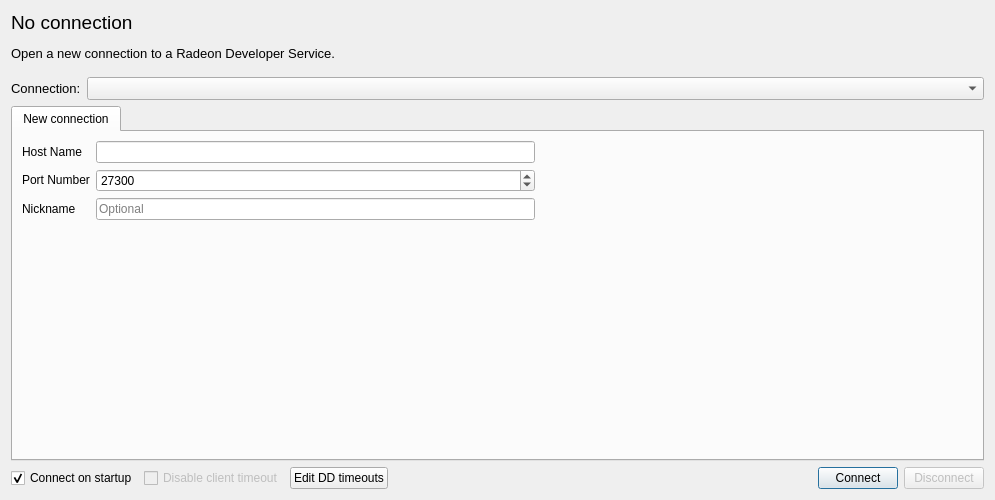
<?xml version="1.0" encoding="UTF-8"?>
<ui version="4.0">
 <class>ConnectionWidget</class>
 <widget class="QWidget" name="ConnectionWidget">
  <property name="geometry">
   <rect>
    <x>0</x>
    <y>0</y>
    <width>995</width>
    <height>500</height>
   </rect>
  </property>
  <property name="minimumSize">
   <size>
    <width>0</width>
    <height>0</height>
   </size>
  </property>
  <property name="windowTitle">
   <string>Choose Connection</string>
  </property>
  <layout class="QVBoxLayout" name="verticalLayout">
   <item>
    <widget class="QLabel" name="textConnectionStatus">
     <property name="sizePolicy">
      <sizepolicy hsizetype="Minimum" vsizetype="Fixed">
       <horstretch>0</horstretch>
       <verstretch>0</verstretch>
      </sizepolicy>
     </property>
     <property name="font">
      <font>
       <pointsize>14</pointsize>
      </font>
     </property>
     <property name="text">
      <string>No connection</string>
     </property>
     <property name="alignment">
      <set>Qt::AlignmentFlag::AlignLeading|Qt::AlignmentFlag::AlignLeft|Qt::AlignmentFlag::AlignVCenter</set>
     </property>
    </widget>
   </item>
   <item>
    <widget class="QWidget" name="statusWidget" native="true">
     <property name="sizePolicy">
      <sizepolicy hsizetype="MinimumExpanding" vsizetype="Fixed">
       <horstretch>0</horstretch>
       <verstretch>0</verstretch>
      </sizepolicy>
     </property>
    </widget>
   </item>
   <item>
    <widget class="QLabel" name="descText">
     <property name="sizePolicy">
      <sizepolicy hsizetype="Minimum" vsizetype="Fixed">
       <horstretch>0</horstretch>
       <verstretch>0</verstretch>
      </sizepolicy>
     </property>
     <property name="font">
      <font>
       <pointsize>10</pointsize>
      </font>
     </property>
     <property name="text">
      <string>Open a new connection to a Radeon Developer Service.</string>
     </property>
    </widget>
   </item>
   <item>
    <spacer name="verticalSpacer">
     <property name="orientation">
      <enum>Qt::Orientation::Vertical</enum>
     </property>
     <property name="sizeType">
      <enum>QSizePolicy::Policy::Fixed</enum>
     </property>
     <property name="sizeHint" stdset="0">
      <size>
       <width>20</width>
       <height>10</height>
      </size>
     </property>
    </spacer>
   </item>
   <item>
    <layout class="QHBoxLayout" name="descLayout">
     <item>
      <widget class="QLabel" name="recentConnectionsLabel">
       <property name="sizePolicy">
        <sizepolicy hsizetype="Minimum" vsizetype="Fixed">
         <horstretch>0</horstretch>
         <verstretch>0</verstretch>
        </sizepolicy>
       </property>
       <property name="font">
        <font>
         <pointsize>10</pointsize>
        </font>
       </property>
       <property name="text">
        <string>Connection:</string>
       </property>
      </widget>
     </item>
     <item>
      <widget class="RdpComboBox" name="historyComboBox">
       <property name="enabled">
        <bool>true</bool>
       </property>
       <property name="sizePolicy">
        <sizepolicy hsizetype="MinimumExpanding" vsizetype="Minimum">
         <horstretch>0</horstretch>
         <verstretch>0</verstretch>
        </sizepolicy>
       </property>
       <property name="font">
        <font>
         <pointsize>10</pointsize>
        </font>
       </property>
       <property name="currentText">
        <string/>
       </property>
       <property name="sizeAdjustPolicy">
        <enum>QComboBox::SizeAdjustPolicy::AdjustToContents</enum>
       </property>
      </widget>
     </item>
    </layout>
   </item>
   <item>
    <widget class="QTabWidget" name="tabWidget">
     <property name="currentIndex">
      <number>0</number>
     </property>
     <property name="tabBarAutoHide">
      <bool>false</bool>
     </property>
     <widget class="QWidget" name="remoteTab">
      <property name="sizePolicy">
       <sizepolicy hsizetype="MinimumExpanding" vsizetype="Minimum">
        <horstretch>0</horstretch>
        <verstretch>0</verstretch>
       </sizepolicy>
      </property>
      <attribute name="title">
       <string>New connection</string>
      </attribute>
      <layout class="QVBoxLayout" name="verticalLayout_4">
       <item>
        <layout class="QGridLayout" name="gridLayout">
         <item row="1" column="1">
          <widget class="RdpSpinBox" name="portNumberSpinBox">
           <property name="sizePolicy">
            <sizepolicy hsizetype="Expanding" vsizetype="Minimum">
             <horstretch>0</horstretch>
             <verstretch>0</verstretch>
            </sizepolicy>
           </property>
           <property name="minimumSize">
            <size>
             <width>70</width>
             <height>0</height>
            </size>
           </property>
           <property name="maximum">
            <number>65535</number>
           </property>
           <property name="value">
            <number>27300</number>
           </property>
          </widget>
         </item>
         <item row="1" column="0">
          <widget class="QLabel" name="portNumberLabel">
           <property name="sizePolicy">
            <sizepolicy hsizetype="Minimum" vsizetype="Fixed">
             <horstretch>0</horstretch>
             <verstretch>0</verstretch>
            </sizepolicy>
           </property>
           <property name="text">
            <string>Port Number</string>
           </property>
           <property name="alignment">
            <set>Qt::AlignmentFlag::AlignBottom|Qt::AlignmentFlag::AlignLeading|Qt::AlignmentFlag::AlignLeft</set>
           </property>
          </widget>
         </item>
         <item row="2" column="0">
          <widget class="QLabel" name="nickNameLabel">
           <property name="sizePolicy">
            <sizepolicy hsizetype="Minimum" vsizetype="Fixed">
             <horstretch>0</horstretch>
             <verstretch>0</verstretch>
            </sizepolicy>
           </property>
           <property name="text">
            <string>Nickname</string>
           </property>
           <property name="alignment">
            <set>Qt::AlignmentFlag::AlignBottom|Qt::AlignmentFlag::AlignLeading|Qt::AlignmentFlag::AlignLeft</set>
           </property>
          </widget>
         </item>
         <item row="0" column="0">
          <widget class="QLabel" name="hostNameLabel">
           <property name="sizePolicy">
            <sizepolicy hsizetype="Minimum" vsizetype="Fixed">
             <horstretch>0</horstretch>
             <verstretch>0</verstretch>
            </sizepolicy>
           </property>
           <property name="text">
            <string>Host Name</string>
           </property>
           <property name="alignment">
            <set>Qt::AlignmentFlag::AlignBottom|Qt::AlignmentFlag::AlignLeading|Qt::AlignmentFlag::AlignLeft</set>
           </property>
          </widget>
         </item>
         <item row="0" column="2">
          <spacer name="horizontalSpacer">
           <property name="orientation">
            <enum>Qt::Orientation::Horizontal</enum>
           </property>
           <property name="sizeHint" stdset="0">
            <size>
             <width>40</width>
             <height>20</height>
            </size>
           </property>
          </spacer>
         </item>
         <item row="0" column="1">
          <widget class="QLineEdit" name="hostNameEdit">
           <property name="sizePolicy">
            <sizepolicy hsizetype="Expanding" vsizetype="Fixed">
             <horstretch>0</horstretch>
             <verstretch>0</verstretch>
            </sizepolicy>
           </property>
           <property name="maxLength">
            <number>128</number>
           </property>
          </widget>
         </item>
         <item row="2" column="1">
          <widget class="QLineEdit" name="nickNameEdit">
           <property name="sizePolicy">
            <sizepolicy hsizetype="Expanding" vsizetype="Fixed">
             <horstretch>0</horstretch>
             <verstretch>0</verstretch>
            </sizepolicy>
           </property>
           <property name="maxLength">
            <number>128</number>
           </property>
           <property name="placeholderText">
            <string>Optional</string>
           </property>
          </widget>
         </item>
         <item row="2" column="2">
          <spacer name="horizontalSpacer_2">
           <property name="orientation">
            <enum>Qt::Orientation::Horizontal</enum>
           </property>
           <property name="sizeHint" stdset="0">
            <size>
             <width>40</width>
             <height>20</height>
            </size>
           </property>
          </spacer>
         </item>
        </layout>
       </item>
       <item>
        <spacer name="verticalSpacer_2">
         <property name="orientation">
          <enum>Qt::Orientation::Vertical</enum>
         </property>
         <property name="sizeHint" stdset="0">
          <size>
           <width>20</width>
           <height>40</height>
          </size>
         </property>
        </spacer>
       </item>
      </layout>
     </widget>
    </widget>
   </item>
   <item>
    <layout class="QHBoxLayout" name="buttonLayout">
     <item>
      <widget class="QCheckBox" name="cbAutoConnect">
       <property name="text">
        <string>Connect on startup</string>
       </property>
       <property name="checked">
        <bool>true</bool>
       </property>
      </widget>
     </item>
     <item>
      <widget class="QCheckBox" name="cbClientTimeout">
       <property name="enabled">
        <bool>false</bool>
       </property>
       <property name="text">
        <string>Disable client timeout</string>
       </property>
       <property name="checked">
        <bool>false</bool>
       </property>
      </widget>
     </item>
     <item>
      <widget class="QPushButton" name="edit_timeouts_button">
       <property name="text">
        <string>Edit DD timeouts</string>
       </property>
      </widget>
     </item>
     <item>
      <spacer name="buttonSpacer">
       <property name="orientation">
        <enum>Qt::Orientation::Horizontal</enum>
       </property>
       <property name="sizeHint" stdset="0">
        <size>
         <width>40</width>
         <height>20</height>
        </size>
       </property>
      </spacer>
     </item>
     <item>
      <widget class="QPushButton" name="connectButton">
       <property name="sizePolicy">
        <sizepolicy hsizetype="Minimum" vsizetype="Minimum">
         <horstretch>0</horstretch>
         <verstretch>0</verstretch>
        </sizepolicy>
       </property>
       <property name="text">
        <string>Connect</string>
       </property>
       <property name="default">
        <bool>true</bool>
       </property>
      </widget>
     </item>
     <item>
      <widget class="QPushButton" name="disconnectButton">
       <property name="enabled">
        <bool>false</bool>
       </property>
       <property name="sizePolicy">
        <sizepolicy hsizetype="Minimum" vsizetype="Minimum">
         <horstretch>0</horstretch>
         <verstretch>0</verstretch>
        </sizepolicy>
       </property>
       <property name="text">
        <string>Disconnect</string>
       </property>
       <property name="autoDefault">
        <bool>true</bool>
       </property>
      </widget>
     </item>
    </layout>
   </item>
  </layout>
 </widget>
 <customwidgets>
  <customwidget>
   <class>RdpComboBox</class>
   <extends>QComboBox</extends>
   <header>common/inc/rdp_combo_box.h</header>
  </customwidget>
  <customwidget>
   <class>RdpSpinBox</class>
   <extends>QSpinBox</extends>
   <header>common/inc/rdp_spin_box.h</header>
  </customwidget>
 </customwidgets>
 <resources/>
 <connections/>
</ui>
